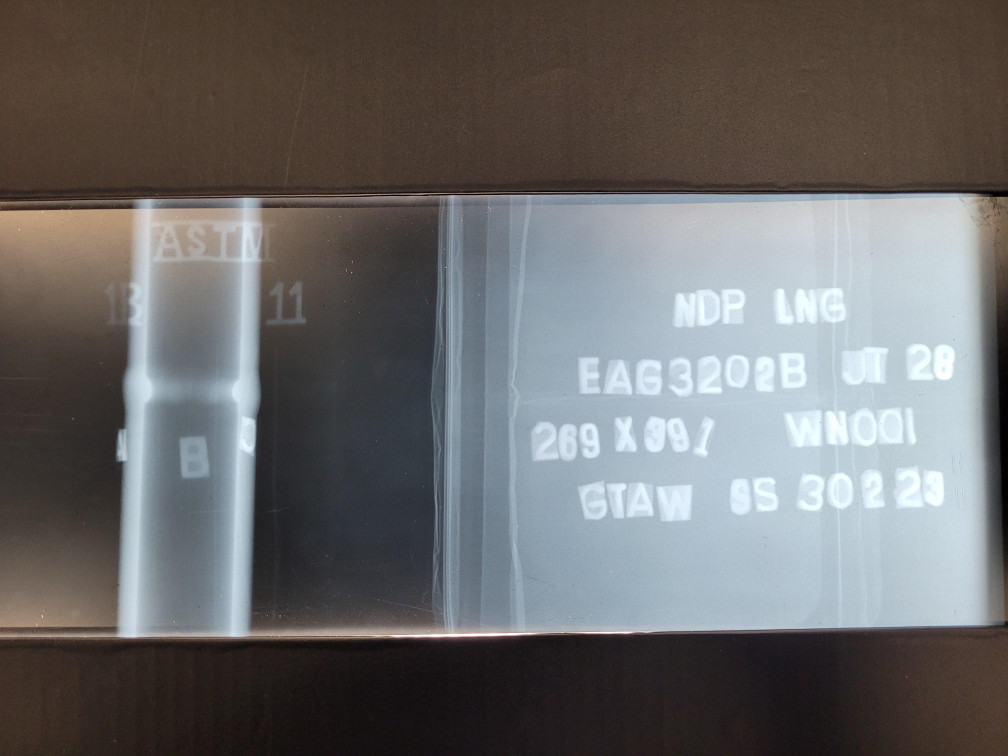
#> input picture untitled folder/enhanced_contrast_1.0.jpg, 4032 x 3024 px (shown at 1/4 size)
$ python test6.py enhanced_contrast_1.0.jpg
#> lines starting #> are read from the running program, lines starting #| are printed output that depends on the picture
import pytesseract
import argparse
import cv2
import numpy as np
from PIL import Image

# Function to preprocess the X-ray image for OCR
def preprocess_xray_image_for_ocr(filename):
    # Read the image using OpenCV
#> called with filename = 'enhanced_contrast_1.0.jpg'
    img = cv2.imread(filename, cv2.IMREAD_GRAYSCALE)
#> img: shape (3024, 4032); min 0, max 255, mean 105.4

    # Invert the image if it's a negative image
    img = cv2.bitwise_not(img)
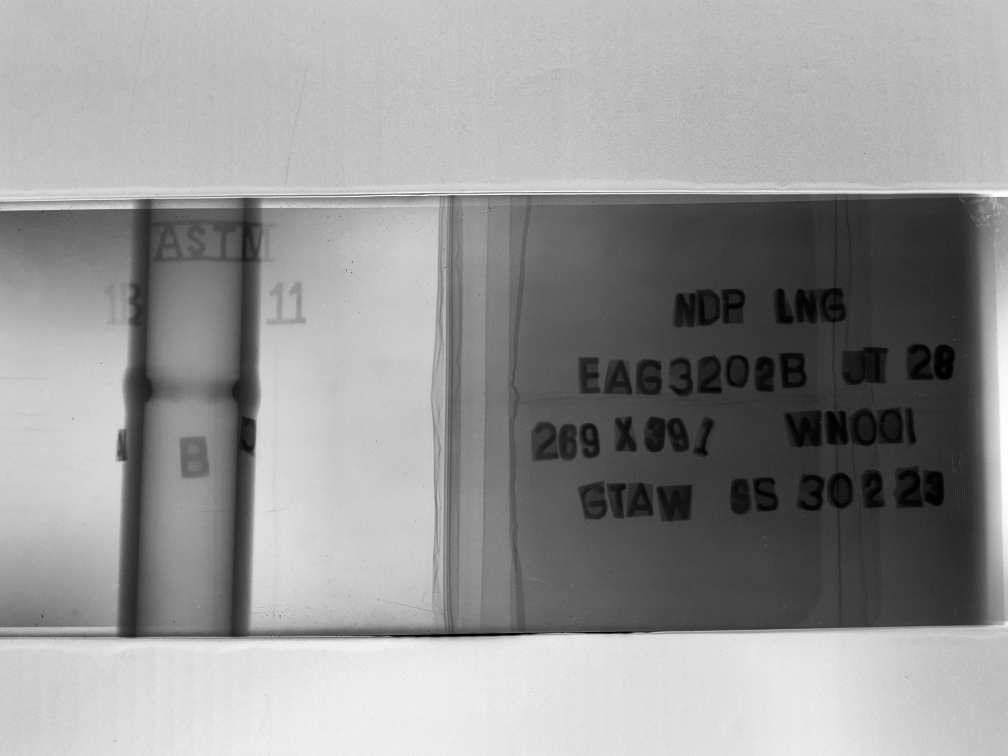
#> img: shape (3024, 4032) (shown at 1/4 size); min 0, max 255, mean 149.6

    # Apply adaptive thresholding to binarize the image
    img = cv2.adaptiveThreshold(img, 255, cv2.ADAPTIVE_THRESH_GAUSSIAN_C, cv2.THRESH_BINARY, 15, 2)
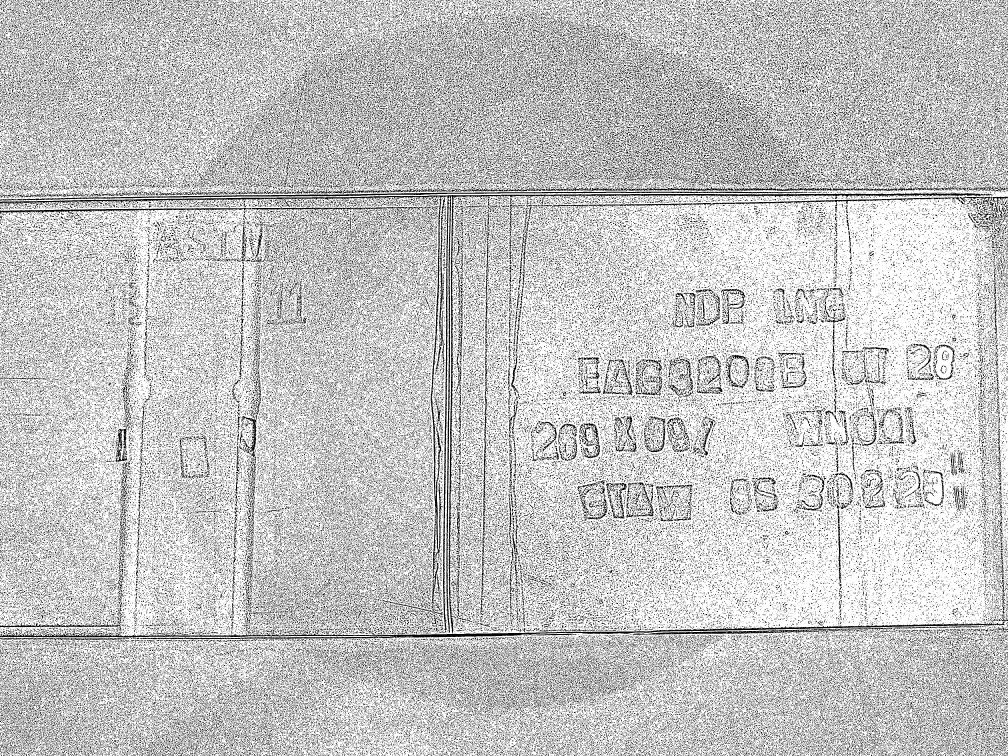
#> img: shape (3024, 4032) (shown at 1/4 size); 77% white; black in thin lines or dots

    # Use morphological operations to separate characters
    kernel = cv2.getStructuringElement(cv2.MORPH_RECT, (2, 2))
    img = cv2.morphologyEx(img, cv2.MORPH_CLOSE, kernel)
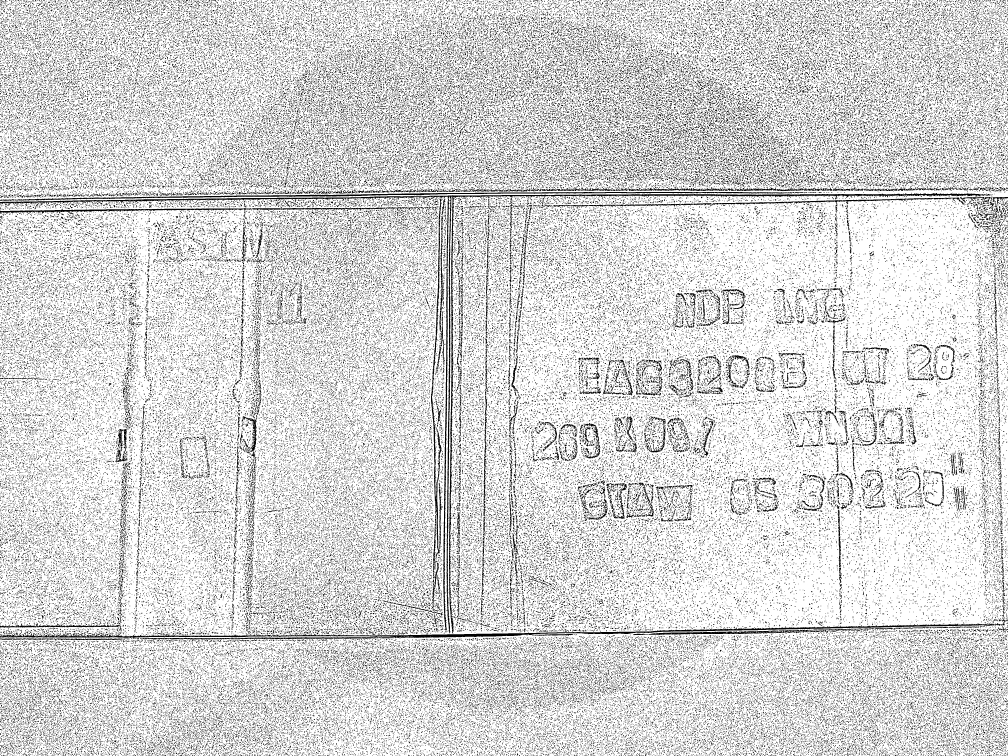
#> img: shape (3024, 4032) (shown at 1/4 size); 83.5% white; black in thin lines or dots

    # Resize the image to increase the resolution
    img = cv2.resize(img, None, fx=2, fy=2, interpolation=cv2.INTER_CUBIC)
#> img: shape (6048, 8064)

    return img

# Function to perform OCR on a preprocessed image and list alphabets
def list_alphabets_from_ocr(preprocessed_img):
    # Convert the OpenCV image to PIL format
    img_pil = Image.fromarray(preprocessed_img)

    # Perform OCR using Tesseract
    ocr_result = pytesseract.image_to_string(img_pil, lang='eng', config='--psm 6')

    # Filter out non-alphabet characters and make a set of unique alphabets
    alphabet_set = {char for char in ocr_result.upper() if char.isalpha()}

    # Convert set to a sorted list
    alphabet_list = sorted(list(alphabet_set))

    return alphabet_list

def main():
    parser = argparse.ArgumentParser(description='List all alphabet characters found in an X-ray image.')
    parser.add_argument('filename', help='The filename of the X-ray image.')
    args = parser.parse_args()

    try:
        preprocessed_img = preprocess_xray_image_for_ocr(args.filename)
        alphabets = list_alphabets_from_ocr(preprocessed_img)
        print('Alphabets found in the image:', alphabets)
    except Exception as e:
        print(f"An error occurred: {e}")

if __name__ == "__main__":
    main()
#> (the call stopped at in list_alphabets_from_ocr, `ocr_result = pytesseract.image_to_string(img_pil, lang='eng', config='..`: pytesseract is not available in this run)

$ run again, on untitled folder/enhanced_contrast_2.5.jpg
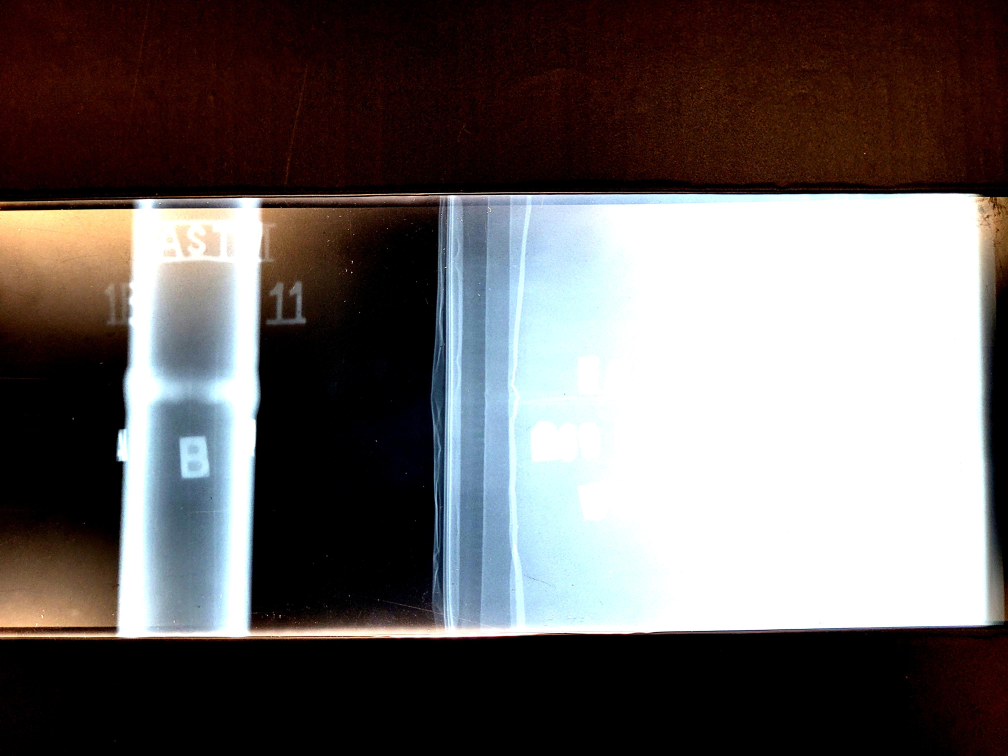
#> input picture untitled folder/enhanced_contrast_2.5.jpg, 4032 x 3024 px (shown at 1/4 size)
#> in preprocess_xray_image_for_ocr, `img = cv2.adaptiveThreshold(img, 255, cv2.ADAPTIVE_THRESH_GAUSSIAN_C, ..`:
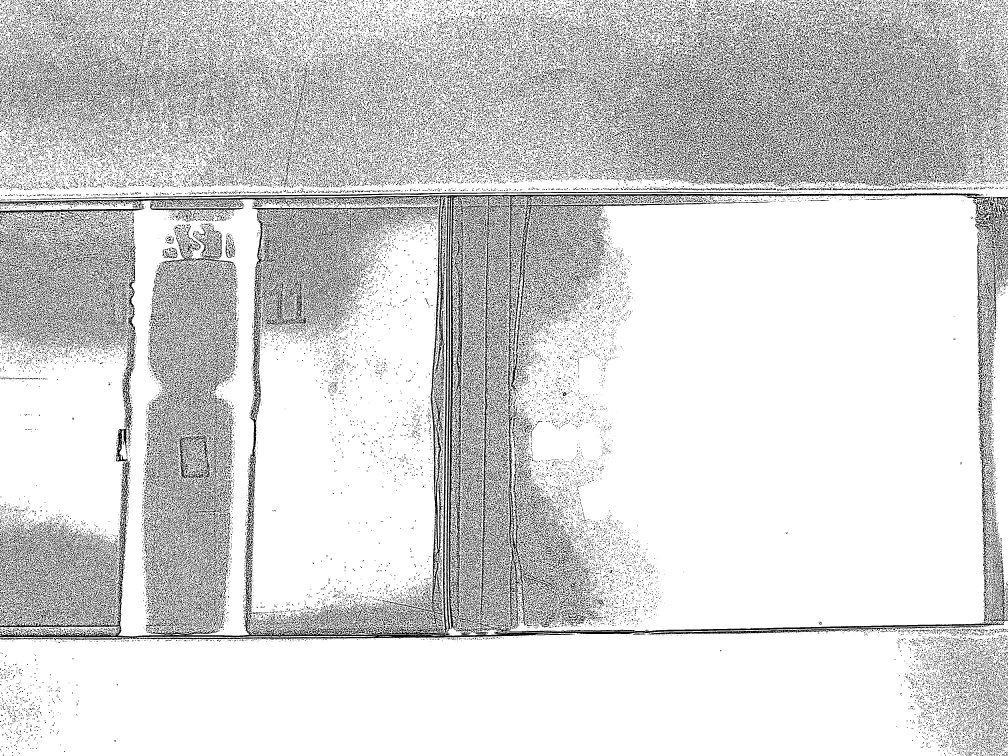
#> img: shape (3024, 4032) (shown at 1/4 size); 83.5% white; black in thin lines or dots
#> in preprocess_xray_image_for_ocr, `img = cv2.morphologyEx(img, cv2.MORPH_CLOSE, kernel)`:
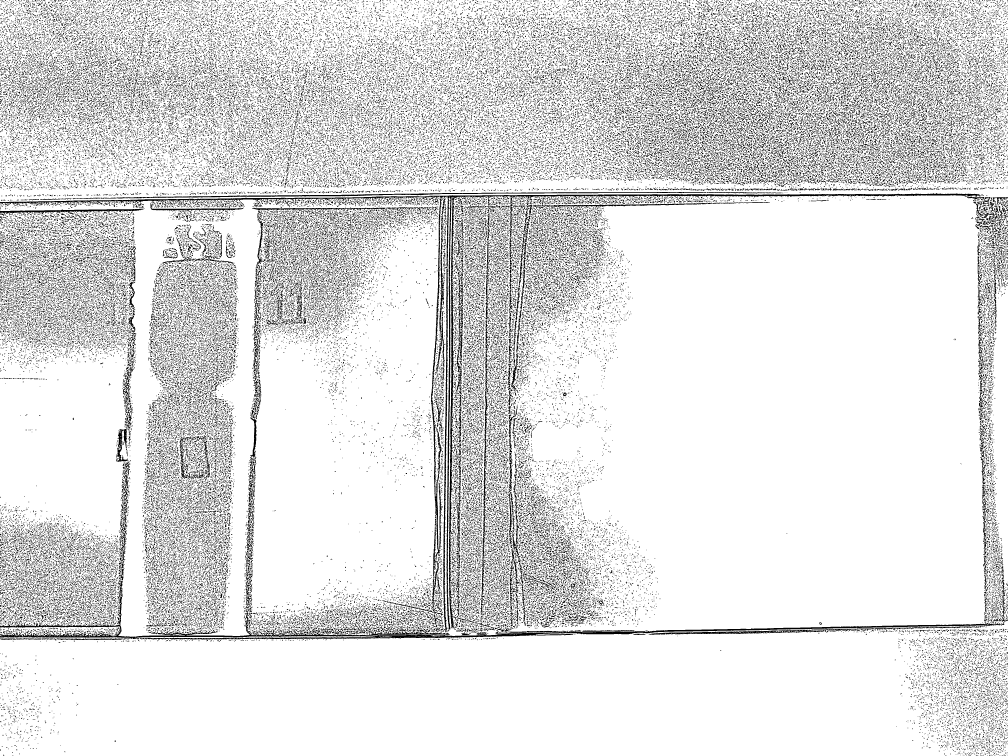
#> img: shape (3024, 4032) (shown at 1/4 size); 87.5% white; black in thin lines or dots
